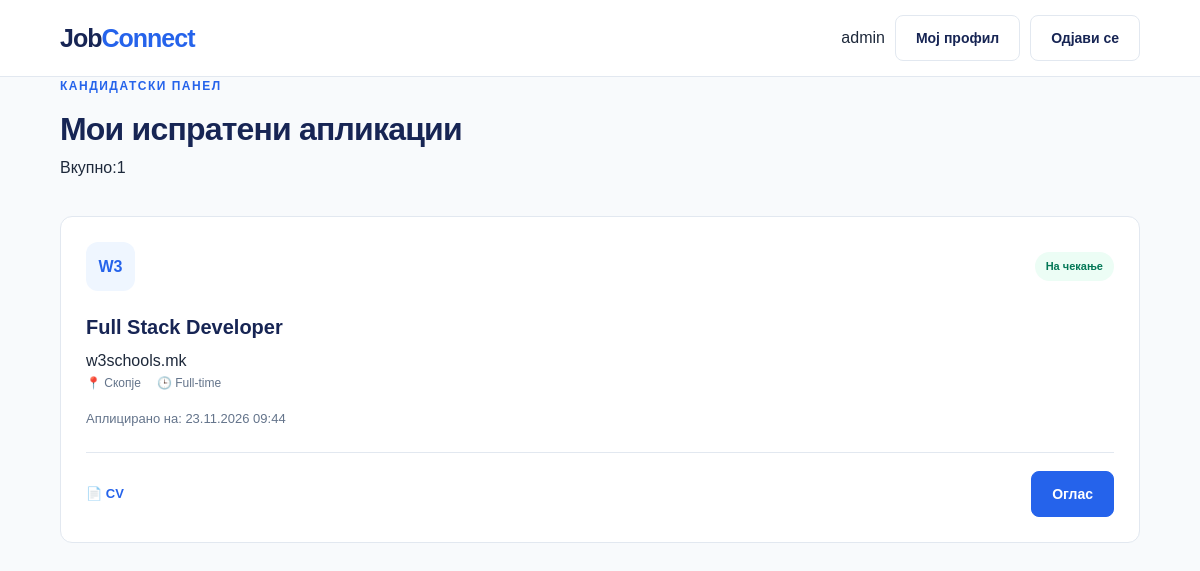
/Source/php/dashboard.php (signed in), run on the app's committed database.
### tables this page shows
CREATE TABLE `application` (
  `id` int(10) UNSIGNED NOT NULL,
  `job_id` int(10) UNSIGNED NOT NULL,
  `user_id` int(10) UNSIGNED NOT NULL,
  `surname` varchar(100) DEFAULT NULL,
  `phone` varchar(50) DEFAULT NULL,
  `cv_path` varchar(255) DEFAULT NULL,
  `cover_letter_path` varchar(255) DEFAULT NULL,
  `cover_letter` text DEFAULT NULL,
  `status` enum('pending','reviewing','accepted','rejected') NOT NULL DEFAULT 'pending',
  `created_at` timestamp NOT NULL DEFAULT current_timestamp()
);

CREATE TABLE `users` (
  `id` int(10) UNSIGNED NOT NULL,
  `name` varchar(100) NOT NULL,
  `email` varchar(150) NOT NULL,
  `password` varchar(255) NOT NULL,
  `profile_pic` varchar(255) DEFAULT NULL,
  `high_school` varchar(255) DEFAULT NULL,
  `university` varchar(255) DEFAULT NULL,
  `cv_path` varchar(255) DEFAULT NULL,
  `role` enum('candidate','company','admin') NOT NULL DEFAULT 'candidate',
  `created_at` timestamp NOT NULL DEFAULT current_timestamp(),
  `industry` varchar(100) DEFAULT NULL,
  `description` text DEFAULT NULL,
  `location` varchar(150) DEFAULT NULL,
  `website` varchar(255) DEFAULT NULL,
  `phone` varchar(50) DEFAULT NULL
);

CREATE TABLE `jobs` (
  `id` int(10) UNSIGNED NOT NULL,
  `company_id` int(10) UNSIGNED NOT NULL,
  `title` varchar(150) NOT NULL,
  `description` text NOT NULL,
  `location` varchar(100) NOT NULL,
  `category` varchar(50) NOT NULL,
  `employment_type` varchar(50) NOT NULL DEFAULT 'Full-time',
  `salary_min` decimal(10,2) DEFAULT NULL,
  `salary_max` decimal(10,2) DEFAULT NULL,
  `status` enum('pending','active','closed') NOT NULL DEFAULT 'pending',
  `created_at` timestamp NOT NULL DEFAULT current_timestamp()
);

### Source/php/dashboard.php (the view, shortened to what this page needs)
<?php
    require_once __DIR__."/../config/database.php";
    $userId = (int)$_SESSION["user_id"];
    $userRole = $_SESSION["user_role"] ?? "";
    $isCompany = $userRole === "company";
    $items = [];
    function escapeHTML($value) {
        return htmlspecialchars((string)$value, ENT_QUOTES, "UTF-8");
    }
    $categories = [
    "it" => "ИТ",
    "marketing" => "Маркетинг",
    "design" => "Дизајн",
    "finance" => "Финансии",
    "engineering" => "Инженерство",
    "sales" => "Продажба"
    ];
    $statusLabels = [
        "pending" => "На чекање",
        "reviewing" => "Во разгледување",
        "accepted" => "Прифатена",
        "rejected" => "Одбиена"
    ];
    try {
        if($isCompany) {
            $stmt = $pdo->prepare("
                SELECT jobs.*, COUNT(application.id) AS total_applications
                FROM jobs LEFT JOIN application ON jobs.id = application.job_id
                WHERE jobs.company_id = :company_id
                GROUP BY jobs.id
                ORDER BY jobs.created_at DESC
            ");
            $stmt->execute(["company_id" => $userId]);
            $items = $stmt->fetchAll();
        } else {
            $stmt = $pdo->prepare("
            SELECT
                application.id AS application_id,
                application.status AS application_status,
                application.created_at AS applied_at,
                application.cv_path,
                application.cover_letter_path,
                jobs.id AS job_id,
                jobs.title,
                jobs.location,
                jobs.category,
                jobs.employment_type,
                jobs.salary_min,
                jobs.salary_max,
                jobs.status AS job_status,
                users.name AS company_name
            FROM application
            INNER JOIN jobs ON application.job_id = jobs.id
            INNER JOIN users ON jobs.company_id = users.id
            WHERE application.user_id = :user_id
            ORDER BY application.created_at DESC
            ");
            $stmt->execute(["user_id" => $userId]);
            $items = $stmt->fetchAll();
        }
    } catch (PDOException $e) {
        error_log($e->getMessage());
        $error = "Настана грешка при вчитување на податоците";
    }
?>
<!DOCTYPE html>
<html lang="en">
<head>
    <link rel="stylesheet" href="../style/style.css">
    <link rel="stylesheet" href="../style/pages.css">
</head>
<body>
    <?php include "navbar.php"; ?>
    <main class="container page-main">
        <div class="section-heading">
            <div>
                <span class="section-subtitle"><?php echo $isCompany ? "Компаниски панел":"Кандидатски панел";?></span>
                <h2><?php echo $isCompany ? "Мои објавени огласи":"Мои испратени апликации";?></h2>
                <p>Вкупно:<?php echo count($items);?></p>
            </div>
        </div>
        <?php if(count($items) > 0):?>
            <div class="job-grid">
                <?php if($isCompany):?>
                    <?php foreach($items as $job):?>
                        <?php
                            $categoryName = $categories[$job["category"]] ?? $job["category"];
                            $isActive = $job["status"] === "active";
                        ?>
                        <article class="job-card">
                            <div class="job-card-top">
                                <span class="job-type"><?php echo escapeHTML($job["employment_type"]);?></span>
                                <span class="job-type status-badge <?php echo $isActive ? 'status-active':'status-closed';?>">
                                    <?php echo $isActive ? "Активен":"Затворен";?>
                                </span>
                            </div>
                            <h3><?php echo escapeHTML($job["title"]);?></h3>
                            <p class="company-name">Објавено на: <?php echo date("d.m.Y", strtotime($job["created_at"]));?></p>
                            <div class="job-info">
                                <span>📍 <?php echo escapeHTML($job["location"]);?></span>
                                <span>💼 <?php echo escapeHTML($categoryName);?></span>
                                <span>👥 Апликации:<strong><?php echo (int)$job["total_applications"];?></strong></span>
                            </div>
                            <p class="job-description"><?php echo escapeHTML($job["description"]);?></p>
                            <div class="job-card-bottom">
                                <span class="salary"><?php echo escapeHTML(formatSalary($job["salary_min"], $job["salary_max"]));?></span>
                                <form method="POST" class="inline-form">
                                    <input type="hidden" name="toggle_job_id" value="<?php echo (int)$job["id"]; ?>">
                                    <input type="hidden" name="new_status" value="<?php echo $isActive ? 'closed':'active';?>">
                                    <button type="submit" class="btn btn-outline btn-sm">
                                        <?php echo $isActive ? "Затвори оглас":"Активирај";?>
                                    </button>
                                </form>
                            </div>
                        </article>
                    <?php endforeach;?>
                <?php else:?>
                    <?php foreach($items as $app):?>
                        <?php
                            $companyInitials = strtoupper(substr($app["company_name"], 0, 2));
                            $appStatusText = $statusLabels[$app["application_status"]] ?? $app["application_status"];
                            $statusClass = "status- ".$app["application_status"];
                        ?>
                        <article class="job-card">
                            <div class="job-card-top">
                                <div class="company-logo"><?php echo escapeHTML($companyInitials);?></div>
                                <span class="job-type status-badge <?php echo escapeHTML($statusClass);?>">
                                    <?php echo escapeHTML($appStatusText);?>
                                </span>
                            </div>
                            <h3><?php echo escapeHTML($app["title"]);?></h3>
                            <p class="company_name"><?php echo escapeHTML($app["company_name"]);?></p>
                            <div class="job-info">
                                <span>📍 <?php echo escapeHTML($app["location"]);?></span>
                                <span>🕒 <?php echo escapeHTML($app["employment_type"]);?></span>
                            </div>
                            <p class="job-description">
                                Аплицирано на: <?php echo date("d.m.Y H:i", strtotime($app["applied_at"]));?>
                            </p>
                            <div class="job-card-bottom">
                                <div class="doc-links">
                                    <?php if(!empty($app["cv_path"])):?>
                                        <a href="<?php echo escapeHTML($app["cv_path"]);?>" download class="doc-link">📄 CV</a>
                                    <?php endif;?>
                                </div>
                                <?php if($app["job_status"] === "active"):?>
                                    <a href="job-details.php?id=<?php echo (int)$app["job_id"]; ?>" class="btn btn-primary">Оглас</a>
                                <?php else:?>
                                    <span class="closed-note">Огласот е затворен</span>
                                <?php endif;?>
                            </div>
                        </article>
                    <?php endforeach;?>
                <?php endif;?>
            </div>
        <?php endif;?>
    </main>
</body>
</html>

### Source/style/style.css (style rules this page uses)
* { margin:0; padding:0; box-sizing:border-box; }
:root { --primary:#2563eb; --primary-dark:#1d4ed8; --dark:#172554; --text:#1e293b; --muted:#64748b; --background:#f8fafc; --white:#ffffff; --border:#e2e8f0; --light-blue:#eff6ff; --radius:12px; }
html { scroll-behavior:smooth; }
body { font-family:Arial, Helvetica, sans-serif; background:var(--background); color:var(--text); line-height:1.6; }
a { color:inherit; text-decoration:none; }
.container { width:min(1180px, 90%); margin:0 auto; }
.btn { display:inline-flex; align-items:center; justify-content:center; padding:11px 20px; border-radius:8px; font-size:14px; font-weight:600; border:1px solid transparent; transition:0.25s ease; }
.btn-primary { background:var(--primary); color:var(--white); border-color:var(--primary); }
.section-heading { display:flex; align-items:center; justify-content:space-between; gap:20px; margin-bottom:35px; }
.section-subtitle { display:block; color:var(--primary); font-size:12px; font-weight:800; text-transform:uppercase; letter-spacing:1.5px; margin-bottom:8px; }
.section-heading h2 { color:var(--dark); font-size:32px; letter-spacing:-0.8px; }
.job-card { background:var(--white); border:1px solid var(--border); border-radius:var(--radius); padding:25px; transition:0.25s ease; min-width:0; }
.job-card-top { display:flex; justify-content:space-between; align-items:center; margin-bottom:20px; gap:10px; }
.company-logo { width:49px; height:49px; border-radius:12px; background:var(--light-blue); color:var(--primary); display:flex; justify-content:center; align-items:center; font-size:16px; font-weight:800; flex-shrink:0; }
.job-type { background:#ecfdf5; color:#047857; padding:6px 11px; border-radius:20px; font-size:11px; font-weight:700; }
.job-card h3 { color:var(--dark); font-size:20px; margin-bottom:5px; overflow-wrap:anywhere; }
.job-info { display:flex; flex-wrap:wrap; gap:16px; margin-bottom:15px; }
.job-info span { color:var(--muted); font-size:12px; }
.job-description { color:var(--muted); font-size:13px; line-height:1.7; margin-bottom:22px; overflow-wrap:anywhere; }
.job-card-bottom { border-top:1px solid var(--border); padding-top:18px; display:flex; justify-content:space-between; align-items:center; gap:12px; }

### Source/style/pages.css (style rules this page uses)
.page-main { padding:50px, 0; }
.doc-links { display:flex; gap:10px; }
.doc-link { font-size:13px; font-weight:700; color:var(--primary); }

### data on the page
application: users.name "W3", status "На чекање", job.title "Full Stack Developer", users.name "w3schools.mk", job.location "Скопје", job.employment_type "Full-time", created_at "23.11.2026 09:44"

### other printed values
escapeHTML($_SESSION["user_name"]) "admin"
count($items) "1"
